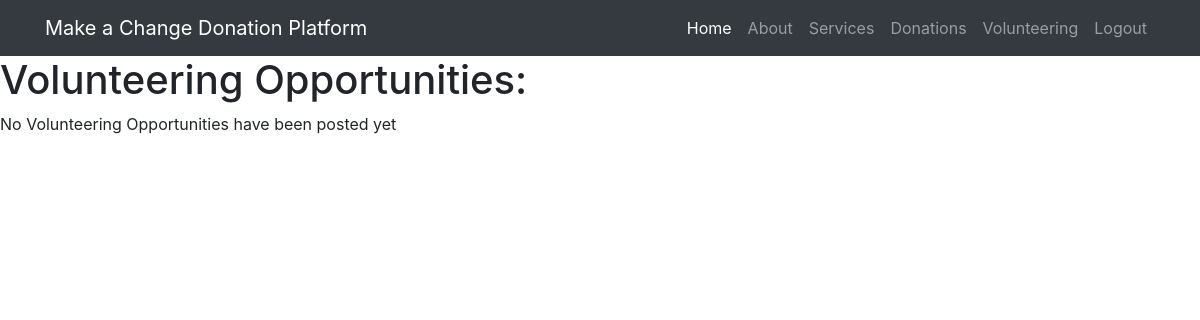
/volunteer-list/, run on an earlier commit of the app's database.
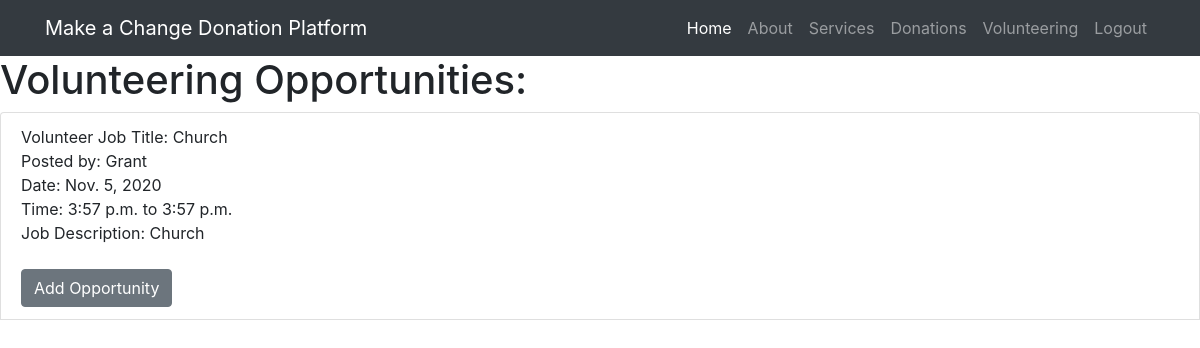
And on a later commit of the database.
### donations/models.py (models this page shows, shortened)
class VolunteerPost(models.Model):
    title = models.TextField(default = "", max_length=50)
    name = models.TextField(default = "", max_length=50)
    date = models.DateField(default = datetime.date.today)
    start_time = models.TimeField(default = timezone.now)
    end_time = models.TimeField(default = timezone.now)
    description = models.TextField(default = "")
    user = models.ForeignKey(User, on_delete=models.CASCADE, null=True)

### donations/views.py (the view)
# urls.py: path('volunteer-list/', views.VolunteerListView.as_view(), name='volunteer-list'),
class VolunteerListView(generic.ListView):
    template_name = 'donations/volunteer_list.html'
    context_object_name = 'volunteer_opportunities'
    def get_queryset(self):
        return VolunteerPost.objects.filter(
            date__gte=timezone.now(),
        )

### donations/templates/donations/volunteer_list.html (shortened to what this page needs)
{% extends 'donations/base.html' %}
{% block content %}
<html>
    <body>
        <h1>Volunteering Opportunities:</h1>
        {% if volunteer_opportunities %}
          <ul class='list-group'>
          {% for opportunity in volunteer_opportunities %}
            <li class='list-group-item'>
              Volunteer Job Title: {{ opportunity.title }}
              <br>
              Posted by: {{ opportunity.name }}<br>
              Date: {{ opportunity.date }}<br>
              Time: {{ opportunity.start_time }} to {{ opportunity.end_time }}<br>
              Job Description: {{ opportunity.description }}
              <br><br>
              <button class="btn btn-secondary"> Add Opportunity</button>
            </li><br>
          {% endfor %}
          </ul>
        {% else %}
          <p>No Volunteering Opportunities have been posted yet</p>
        {% endif %}
    </body>
</html>
{% endblock %}

What changed in the data, as far as the page shows it:
added VolunteerPost: title "Church", name "Grant", date "Nov. 5, 2020", start_time "3:57 p.m.", end_time "3:57 p.m.", description "Church"
Also different on the page:
text no longer shown: "No Volunteering Opportunities have been posted yet"
